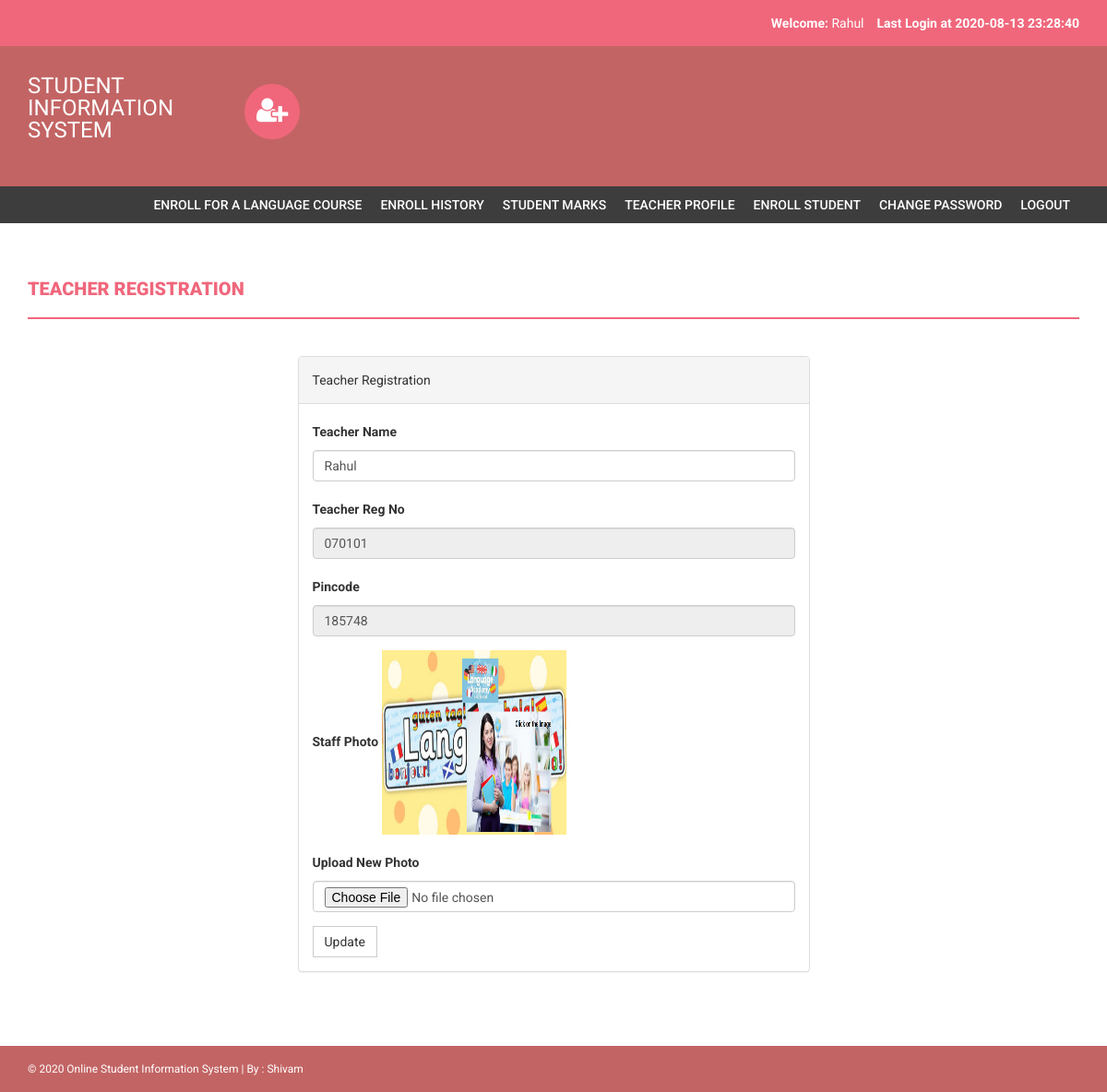
/my-profile.php (signed in), run on the app's committed database.
### tables this page shows
CREATE TABLE `staff` (
  `StaffRegno` varchar(255) NOT NULL,
  `staffPhoto` varchar(255) DEFAULT NULL,
  `password` varchar(255) DEFAULT NULL,
  `staffName` varchar(255) DEFAULT NULL,
  `pincode` varchar(255) DEFAULT NULL,
  `session` varchar(255) DEFAULT NULL,
  `department` varchar(255) DEFAULT NULL,
  `semester` varchar(255) DEFAULT NULL,
  `creationdate` timestamp NULL DEFAULT current_timestamp(),
  `updationDate` varchar(255) DEFAULT NULL
);

### my-profile.php (the view, shortened to what this page needs)
<?php
include('includes/config.php');
if(strlen($_SESSION['login'])==0)
    {
header('location:index.php');
}
else{
?>
<!DOCTYPE html>
<html xmlns="http://www.w3.org/1999/xhtml">
<head>
    <link href="assets/css/bootstrap.css" rel="stylesheet" />
    <link href="assets/css/font-awesome.css" rel="stylesheet" />
    <link href="assets/css/style.css" rel="stylesheet" />
</head>
<body>
<?php include('includes/header.php');?>
<?php if($_SESSION['login']!="")
{
 include('includes/menubar.php');
}
 ?>
    <div class="content-wrapper">
        <div class="container">
              <div class="row">
                    <div class="col-md-12">
                        <h1 class="page-head-line">Teacher Registration  </h1>
                    </div>
                </div>
                <div class="row" >
                  <div class="col-md-3"></div>
                    <div class="col-md-6">
                        <div class="panel panel-default">
                        <div class="panel-heading">
                          Teacher Registration
                        </div>
<?php $sql=mysqli_query($con,"select * from staff where StaffRegno='".$_SESSION['login']."'");
while($row=mysqli_fetch_array($sql))
{ ?>
                        <div class="panel-body">
                       <form name="dept" method="post" enctype="multipart/form-data">
   <div class="form-group">
    <label for="studentname">Teacher Name  </label>
    <input type="text" class="form-control" id="studentname" name="studentname" value="<?php echo htmlentities($row['staffName']);?>"  />
  </div>
 <div class="form-group">
    <label for="studentregno">Teacher Reg No   </label>
    <input type="text" class="form-control" id="studentregno" name="studentregno" value="<?php echo htmlentities($row['StaffRegno']);?>"  placeholder="Staff Reg no" readonly />
  </div>
<div class="form-group">
    <label for="Pincode">Pincode  </label>
    <input type="text" class="form-control" id="Pincode" name="Pincode" readonly value="<?php echo htmlentities($row['pincode']);?>" required />
  </div>
<div class="form-group">
    <label for="Pincode">Staff Photo  </label>
   <?php if($row['staffPhoto']==""){ ?>
   <img src="studentphoto/noimage.png" width="200" height="200"><?php } else {?>
   <img src="staffphoto/<?php echo htmlentities($row['staffPhoto']);?>" width="200" height="200">
   <?php } ?>
  </div>
<div class="form-group">
    <label for="Pincode">Upload New Photo  </label>
    <input type="file" class="form-control" id="photo" name="photo"  value="<?php echo htmlentities($row['staffPhoto']);?>" />
  </div>
  <?php } ?>
 <button type="submit" name="submit" id="submit" class="btn btn-default">Update</button>
</form>
                            </div>
                            </div>
                    </div>
                </div>
            </div>
        </div>
  <?php include('includes/footer.php');?>
</body>
</html>
<?php } ?>

### includes/header.php (shortened to what this page needs)
<?php
include("includes/config.php");
?>
<?php if($_SESSION['login']!="")
{?>
<header>
        <div class="container">
            <div class="row">
                <div class="col-md-12">
                    <strong>Welcome: </strong><?php echo htmlentities($_SESSION['sname']);?>
                    <strong>Last Login<?php
        $ret=mysqli_query($con,"SELECT  * from userlog where studentRegno='".$_SESSION['login']."' order by id desc limit 1,1");
                    $row=mysqli_fetch_array($ret);
                     ?> at <?php echo $row['loginTime'];?></strong>
                </div>
            </div>
        </div>
    </header>
    <?php } ?>
    <div class="navbar navbar-inverse set-radius-zero">
        <div class="container">
            <div class="navbar-header">
                <a class="navbar-brand" href="#" style="color:#fff; font-size:24px;4px; line-height:24px; ">
                   STUDENT INFORMATION SYSTEM
                </a>
            </div>
            <div class="left-div">
                <i class="fa fa-user-plus login-icon" ></i>
        </div>
            </div>
        </div>

### assets/css/style.css (style rules this page uses)
body { font-family: 'Roboto', sans-serif; line-height: 30px; }
.set-radius-zero { border-radius: 0px; -moz-border-radius: 0px; -webkit-border-radius: 0px; }
.content-wrapper { margin-top: 40px; min-height: 600px; padding-bottom: 60px; }
.page-head-line { font-weight: 900; padding-bottom: 20px; border-bottom: 2px solid #F0677C; text-transform: uppercase; color: #F0677C; font-size: 20px; margin-bottom: 40px; }
.btn { border-radius: 0px; -webkit-border-radius: 0px; -moz-border-radius: 0px; }
.login-icon { height: 60px; width: 60px; padding: 13px; border-radius: 50%; font-size: 30px; margin-bottom: 20px; color: #fff; text-align: center; cursor:pointer; background-color:#F0677C; -webkit-border-radius:50%; -moz-border-radius:50%; }
header { background-color: #F0677C; color: #fff; padding: 10px; text-align: right; }
.left-div { padding-left: 30px; margin-top: 40px; margin-bottom: 30px; }
.navbar-brand { width: 250px; padding-top: 30px; }
.navbar-inverse { background-color: #C36464; border-color: transparent; }
.navbar { margin-bottom: 0px; }

### data on the page
staff: studentname "Rahul", studentregno "070101", Pincode "185748", staffPhoto (picture)

### other printed values
$_SESSION['sname'] "Rahul"
$row['loginTime'] "2020-08-13 23:28:40"
